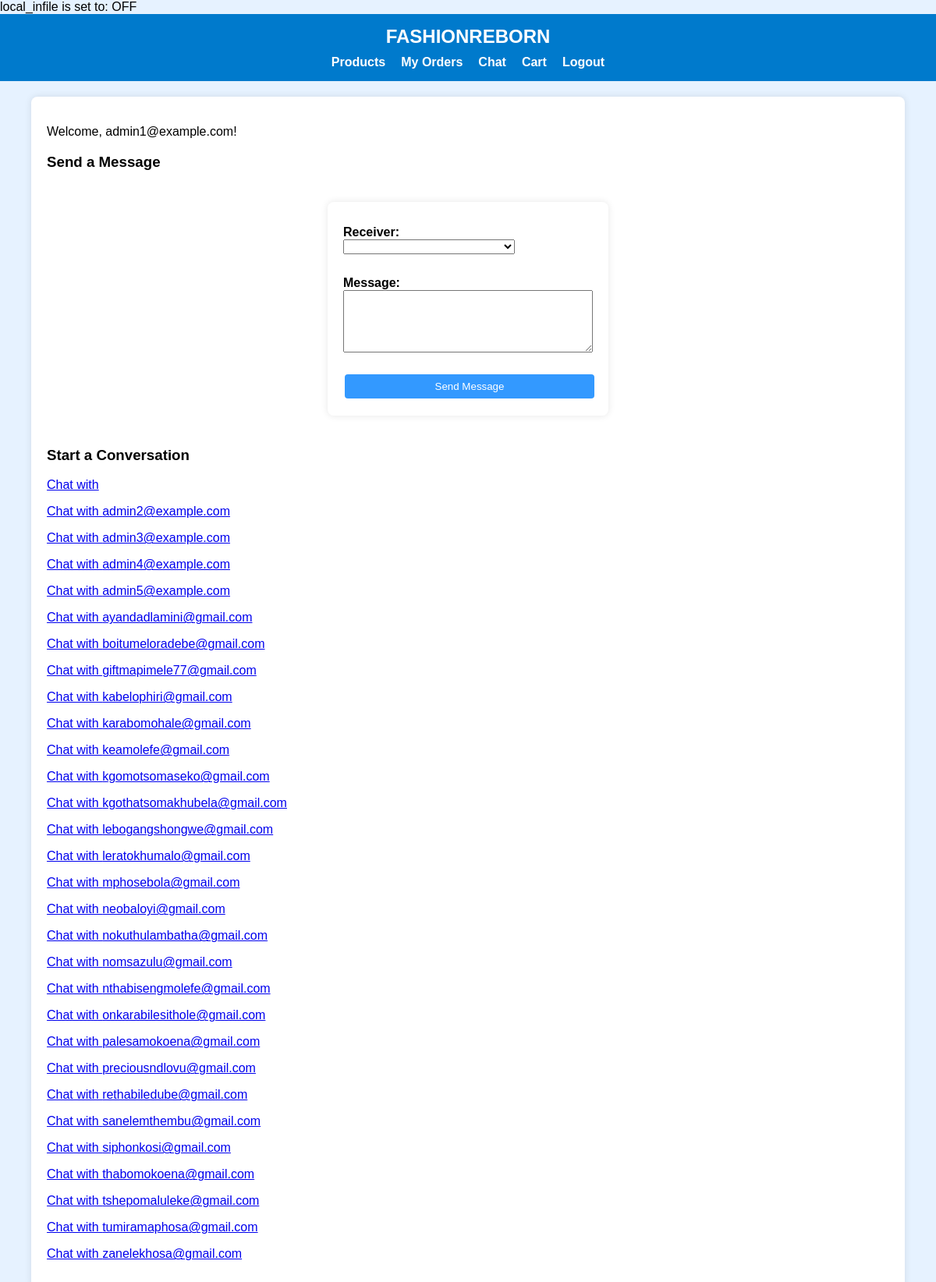
Screenshot of /chat.php (signed in) with the database file from the repository.
### tables this page shows
CREATE TABLE `tbluser` (
  `user_id` int(11) NOT NULL,
  `name` varchar(100) NOT NULL,
  `email` varchar(100) NOT NULL,
  `password` varchar(255) NOT NULL,
  `role` enum('user','admin') DEFAULT 'user'
);

### chat.php (the view, shortened to what this page needs)
<?php
include 'DBConn.php';
$userEmail = $_SESSION['email'];
?>
<?php include 'header.php'; ?>
<div class="container">
    <p>Welcome, <?php echo htmlspecialchars($userEmail); ?>!</p>
    <h3>Send a Message</h3>
    <form method="post" action="chat.php" class="chat-form">
        <label for="receiver">Receiver:</label>
        <select name="receiver" required>
            <?php
            $sql = "SELECT email FROM tbluser WHERE email != '$userEmail'";
            $users = $conn->query($sql);
            while ($u = $users->fetch_assoc()) {
                echo "<option value='{$u['email']}'>{$u['email']}</option>";
            }
            ?>
        </select><br><br>
        <label for="message">Message:</label>
        <textarea name="message" required></textarea><br><br>
        <input type="submit" value="Send Message">
    </form>
    <h3>Start a Conversation</h3>
    <div class="conversation-links">
        <?php
        $sql = "SELECT email FROM tbluser WHERE email != '$userEmail'";
        $users = $conn->query($sql);
        while ($u = $users->fetch_assoc()) {
            echo "<p><a href='chat.php?receiver={$u['email']}'>Chat with {$u['email']}</a></p>";
        }
        ?>
    </div>
</div>
</body>
</html>

### DBConn.php (shortened to what this page needs)
<?php
$servername = "localhost";
$username   = "root";
$password   = "";
$dbname     = "clothingStore";
$conn = mysqli_init();
mysqli_options($conn, MYSQLI_OPT_LOCAL_INFILE, true);
mysqli_real_connect($conn, $servername, $username, $password, $dbname);
$result = $conn->query("SHOW VARIABLES LIKE 'local_infile'");
$row = $result->fetch_assoc();
echo "local_infile is set to: " . $row['Value'];
?>

### header.php (shortened to what this page needs)
<!DOCTYPE html>
<html>
<head>
    <link rel="stylesheet" type="text/css" href="style.css">
</head>
<body>
<header>
    <h2>FASHIONREBORN</h2>
    <nav>
        <ul class="nav-links">
            <li><a href="products.php">Products</a></li>
            <li><a href="orders.php">My Orders</a></li>
            <li><a href="chat.php">Chat</a></li>
            <li><a href="cart.php">Cart</a></li>
            <li><a href="logout.php">Logout</a></li>
        </ul>
    </nav>
</header>

### style.css (style rules this page uses)
body { font-family: Arial, sans-serif; background-color: #e6f2ff; margin: 0; padding: 0; }
header { background-color: #3399ff; color: white; padding: 15px; text-align: center; }
form { background: white; padding: 20px; margin: 40px auto; width: 320px; border-radius: 8px; box-shadow: 0 0 10px rgba(0,0,0,0.1); }
label { display: block; margin-top: 10px; font-weight: bold; }
input[type="submit"] { background-color: #3399ff; color: white; border: none; padding: 10px; width: 100%; border-radius: 4px; cursor: pointer; margin-top: 15px; }
.container { width: 90%; margin: 20px auto; background: white; padding: 20px; border-radius: 8px; box-shadow: 0 0 10px rgba(0,0,0,0.1); }
input[type="submit"] { margin: 2px; padding: 6px 10px; }
form input[type="submit"] { margin-top: 10px; padding: 8px; width: 100%; }
.chat-form textarea { width: 100%; height: 80px; }
header { background-color: #007acc; color: white; padding: 15px; text-align: center; }
header h2 { margin: 0; font-size: 24px; }
.nav-links { list-style: none; padding: 0; margin: 10px 0 0 0; display: flex; justify-content: center; gap: 20px; }
.nav-links li { display: inline; }
.nav-links a { color: white; text-decoration: none; font-weight: bold; }

### rows the page displays
tbluser: email "admin2@example.com"
tbluser: email "admin3@example.com"
tbluser: email "admin4@example.com"
tbluser: email "admin5@example.com"
tbluser: email "ayandadlamini@gmail.com"
tbluser: email "boitumeloradebe@gmail.com"
tbluser: email "giftmapimele77@gmail.com"
tbluser: email "kabelophiri@gmail.com"
tbluser: email "karabomohale@gmail.com"
tbluser: email "keamolefe@gmail.com"
tbluser: email "kgomotsomaseko@gmail.com"
tbluser: email "kgothatsomakhubela@gmail.com"
tbluser: email "lebogangshongwe@gmail.com"
tbluser: email "leratokhumalo@gmail.com"
tbluser: email "mphosebola@gmail.com"
tbluser: email "neobaloyi@gmail.com"
tbluser: email "nokuthulambatha@gmail.com"
tbluser: email "nomsazulu@gmail.com"
tbluser: email "nthabisengmolefe@gmail.com"
tbluser: email "onkarabilesithole@gmail.com"
tbluser: email "palesamokoena@gmail.com"
tbluser: email "preciousndlovu@gmail.com"
tbluser: email "rethabiledube@gmail.com"
tbluser: email "sanelemthembu@gmail.com"
tbluser: email "siphonkosi@gmail.com"
tbluser: email "thabomokoena@gmail.com"
tbluser: email "tshepomaluleke@gmail.com"
tbluser: email "tumiramaphosa@gmail.com"
tbluser: email "zanelekhosa@gmail.com"

### other values shown
$row['Value'] "OFF"
$userEmail "admin1@example.com"
